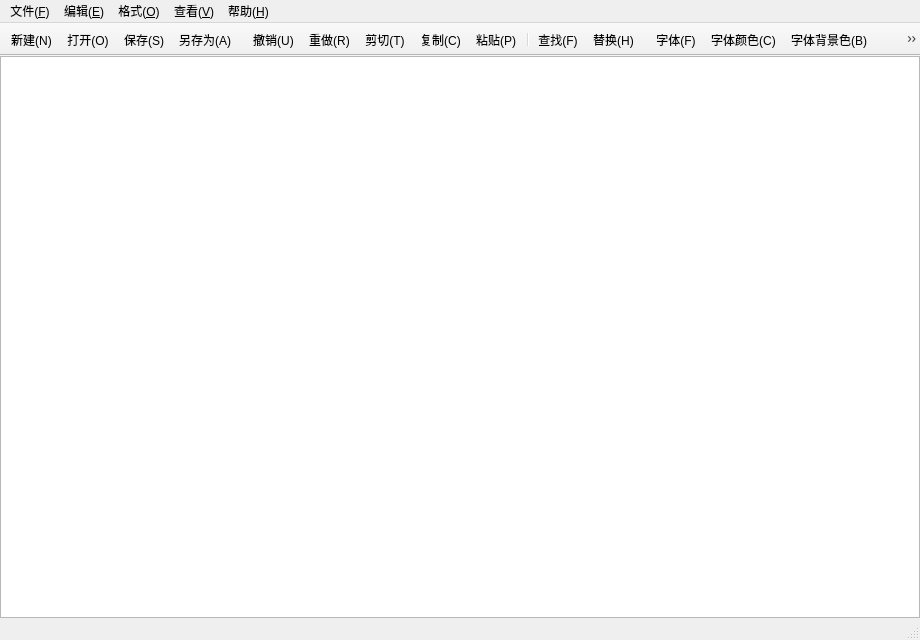
<?xml version="1.0" encoding="UTF-8"?>
<ui version="4.0">
 <class>MainWindow</class>
 <widget class="QMainWindow" name="MainWindow">
  <property name="geometry">
   <rect>
    <x>0</x>
    <y>0</y>
    <width>920</width>
    <height>640</height>
   </rect>
  </property>
  <property name="windowTitle">
   <string>小牛文本编辑器</string>
  </property>
  <widget class="QWidget" name="centralwidget">
   <layout class="QVBoxLayout" name="verticalLayout">
    <property name="spacing">
     <number>0</number>
    </property>
    <property name="leftMargin">
     <number>0</number>
    </property>
    <property name="topMargin">
     <number>0</number>
    </property>
    <property name="rightMargin">
     <number>0</number>
    </property>
    <property name="bottomMargin">
     <number>0</number>
    </property>
    <item>
     <widget class="CodeEditor" name="textEdit"/>
    </item>
   </layout>
  </widget>
  <widget class="QMenuBar" name="menubar">
   <property name="geometry">
    <rect>
     <x>0</x>
     <y>0</y>
     <width>920</width>
     <height>22</height>
    </rect>
   </property>
   <widget class="QMenu" name="menuFile">
    <property name="title">
     <string>文件(&amp;F)</string>
    </property>
    <addaction name="actionNew"/>
    <addaction name="actionOpen"/>
    <addaction name="actionSave"/>
    <addaction name="actionSaveAs"/>
    <addaction name="separator"/>
    <addaction name="actionAutoSave"/>
    <addaction name="separator"/>
    <addaction name="actionExit"/>
   </widget>
   <widget class="QMenu" name="menuEdit">
    <property name="title">
     <string>编辑(&amp;E)</string>
    </property>
    <addaction name="actionUndo"/>
    <addaction name="actionRedo"/>
    <addaction name="separator"/>
    <addaction name="actionCut"/>
    <addaction name="actionCopy"/>
    <addaction name="actionPaste"/>
    <addaction name="actionSelectAll"/>
    <addaction name="separator"/>
    <addaction name="actionFind"/>
    <addaction name="actionReplace"/>
   </widget>
   <widget class="QMenu" name="menuFormat">
    <property name="title">
     <string>格式(&amp;O)</string>
    </property>
    <addaction name="actionFont"/>
    <addaction name="actionTextColor"/>
    <addaction name="actionTextBackgroundColor"/>
    <addaction name="actionEditorBackgroundColor"/>
    <addaction name="separator"/>
    <addaction name="actionToggleWrap"/>
    <addaction name="actionToggleLineNumbers"/>
   </widget>
   <widget class="QMenu" name="menuView">
    <property name="title">
     <string>查看(&amp;V)</string>
    </property>
    <addaction name="actionToggleToolBar"/>
    <addaction name="actionToggleStatusBar"/>
   </widget>
   <widget class="QMenu" name="menuHelp">
    <property name="title">
     <string>帮助(&amp;H)</string>
    </property>
    <addaction name="actionAbout"/>
    <addaction name="actionAboutQt"/>
   </widget>
   <addaction name="menuFile"/>
   <addaction name="menuEdit"/>
   <addaction name="menuFormat"/>
   <addaction name="menuView"/>
   <addaction name="menuHelp"/>
  </widget>
  <widget class="QStatusBar" name="statusbar"/>
  <widget class="QToolBar" name="toolBarFile">
   <property name="windowTitle">
    <string>文件工具栏</string>
   </property>
   <property name="iconSize">
    <size>
     <width>22</width>
     <height>22</height>
    </size>
   </property>
   <property name="movable">
    <bool>false</bool>
   </property>
   <property name="toolButtonStyle">
    <enum>Qt::ToolButtonIconOnly</enum>
   </property>
   <attribute name="toolBarArea">
    <enum>TopToolBarArea</enum>
   </attribute>
   <attribute name="toolBarBreak">
    <bool>false</bool>
   </attribute>
   <addaction name="actionNew"/>
   <addaction name="actionOpen"/>
   <addaction name="actionSave"/>
   <addaction name="actionSaveAs"/>
  </widget>
  <widget class="QToolBar" name="toolBarEdit">
   <property name="windowTitle">
    <string>编辑工具栏</string>
   </property>
   <property name="iconSize">
    <size>
     <width>22</width>
     <height>22</height>
    </size>
   </property>
   <property name="movable">
    <bool>false</bool>
   </property>
   <property name="toolButtonStyle">
    <enum>Qt::ToolButtonIconOnly</enum>
   </property>
   <attribute name="toolBarArea">
    <enum>TopToolBarArea</enum>
   </attribute>
   <attribute name="toolBarBreak">
    <bool>false</bool>
   </attribute>
   <addaction name="actionUndo"/>
   <addaction name="actionRedo"/>
   <addaction name="actionCut"/>
   <addaction name="actionCopy"/>
   <addaction name="actionPaste"/>
   <addaction name="separator"/>
   <addaction name="actionFind"/>
   <addaction name="actionReplace"/>
  </widget>
  <widget class="QToolBar" name="toolBarFormat">
   <property name="windowTitle">
    <string>格式工具栏</string>
   </property>
   <property name="iconSize">
    <size>
     <width>22</width>
     <height>22</height>
    </size>
   </property>
   <property name="movable">
    <bool>false</bool>
   </property>
   <property name="toolButtonStyle">
    <enum>Qt::ToolButtonIconOnly</enum>
   </property>
   <attribute name="toolBarArea">
    <enum>TopToolBarArea</enum>
   </attribute>
   <attribute name="toolBarBreak">
    <bool>false</bool>
   </attribute>
   <addaction name="actionFont"/>
   <addaction name="actionTextColor"/>
   <addaction name="actionTextBackgroundColor"/>
   <addaction name="actionEditorBackgroundColor"/>
   <addaction name="separator"/>
   <addaction name="actionToggleLineNumbers"/>
   <addaction name="actionToggleWrap"/>
  </widget>
  <action name="actionNew">
   <property name="icon">
    <iconset resource="resources.qrc">
     <normaloff>:/icons/new.png</normaloff>:/icons/new.png</iconset>
   </property>
   <property name="text">
    <string>新建(&amp;N)</string>
   </property>
   <property name="shortcut">
    <string>Ctrl+N</string>
   </property>
   <property name="statusTip">
    <string>新建一个空白文档（Ctrl+N）</string>
   </property>
  </action>
  <action name="actionOpen">
   <property name="icon">
    <iconset resource="resources.qrc">
     <normaloff>:/icons/open.png</normaloff>:/icons/open.png</iconset>
   </property>
   <property name="text">
    <string>打开(&amp;O)...</string>
   </property>
   <property name="shortcut">
    <string>Ctrl+O</string>
   </property>
   <property name="statusTip">
    <string>打开一个文本文件（Ctrl+O）</string>
   </property>
  </action>
  <action name="actionSave">
   <property name="icon">
    <iconset resource="resources.qrc">
     <normaloff>:/icons/save.png</normaloff>:/icons/save.png</iconset>
   </property>
   <property name="text">
    <string>保存(&amp;S)</string>
   </property>
   <property name="shortcut">
    <string>Ctrl+S</string>
   </property>
   <property name="statusTip">
    <string>保存当前文档（Ctrl+S）</string>
   </property>
  </action>
  <action name="actionSaveAs">
   <property name="icon">
    <iconset resource="resources.qrc">
     <normaloff>:/icons/saveas.png</normaloff>:/icons/saveas.png</iconset>
   </property>
   <property name="text">
    <string>另存为(&amp;A)...</string>
   </property>
   <property name="shortcut">
    <string>Ctrl+Shift+S</string>
   </property>
   <property name="statusTip">
    <string>把当前文档另存为新的文件（Ctrl+Shift+S）</string>
   </property>
  </action>
  <action name="actionAutoSave">
   <property name="checkable">
    <bool>true</bool>
   </property>
   <property name="text">
    <string>自动保存(&amp;T)</string>
   </property>
   <property name="statusTip">
    <string>每 60 秒自动保存一次当前文档</string>
   </property>
  </action>
  <action name="actionExit">
   <property name="text">
    <string>退出(&amp;X)</string>
   </property>
   <property name="shortcut">
    <string>Ctrl+Q</string>
   </property>
   <property name="statusTip">
    <string>退出程序（Ctrl+Q）</string>
   </property>
  </action>
  <action name="actionUndo">
   <property name="icon">
    <iconset resource="resources.qrc">
     <normaloff>:/icons/undo.png</normaloff>:/icons/undo.png</iconset>
   </property>
   <property name="text">
    <string>撤销(&amp;U)</string>
   </property>
   <property name="shortcut">
    <string>Ctrl+Z</string>
   </property>
   <property name="statusTip">
    <string>撤销上一步编辑（Ctrl+Z）</string>
   </property>
  </action>
  <action name="actionRedo">
   <property name="icon">
    <iconset resource="resources.qrc">
     <normaloff>:/icons/redo.png</normaloff>:/icons/redo.png</iconset>
   </property>
   <property name="text">
    <string>重做(&amp;R)</string>
   </property>
   <property name="shortcut">
    <string>Ctrl+Y</string>
   </property>
   <property name="statusTip">
    <string>重做被撤销的编辑（Ctrl+Y）</string>
   </property>
  </action>
  <action name="actionCut">
   <property name="icon">
    <iconset resource="resources.qrc">
     <normaloff>:/icons/cut.png</normaloff>:/icons/cut.png</iconset>
   </property>
   <property name="text">
    <string>剪切(&amp;T)</string>
   </property>
   <property name="shortcut">
    <string>Ctrl+X</string>
   </property>
   <property name="statusTip">
    <string>剪切所选内容（Ctrl+X）</string>
   </property>
  </action>
  <action name="actionCopy">
   <property name="icon">
    <iconset resource="resources.qrc">
     <normaloff>:/icons/copy.png</normaloff>:/icons/copy.png</iconset>
   </property>
   <property name="text">
    <string>复制(&amp;C)</string>
   </property>
   <property name="shortcut">
    <string>Ctrl+C</string>
   </property>
   <property name="statusTip">
    <string>复制所选内容（Ctrl+C）</string>
   </property>
  </action>
  <action name="actionPaste">
   <property name="icon">
    <iconset resource="resources.qrc">
     <normaloff>:/icons/paste.png</normaloff>:/icons/paste.png</iconset>
   </property>
   <property name="text">
    <string>粘贴(&amp;P)</string>
   </property>
   <property name="shortcut">
    <string>Ctrl+V</string>
   </property>
   <property name="statusTip">
    <string>粘贴剪贴板中的内容（Ctrl+V）</string>
   </property>
  </action>
  <action name="actionSelectAll">
   <property name="text">
    <string>全选(&amp;A)</string>
   </property>
   <property name="shortcut">
    <string>Ctrl+A</string>
   </property>
   <property name="statusTip">
    <string>选中全部内容（Ctrl+A）</string>
   </property>
  </action>
  <action name="actionFind">
   <property name="icon">
    <iconset resource="resources.qrc">
     <normaloff>:/icons/find.png</normaloff>:/icons/find.png</iconset>
   </property>
   <property name="text">
    <string>查找(&amp;F)...</string>
   </property>
   <property name="shortcut">
    <string>Ctrl+F</string>
   </property>
   <property name="statusTip">
    <string>查找文本（Ctrl+F）</string>
   </property>
  </action>
  <action name="actionReplace">
   <property name="icon">
    <iconset resource="resources.qrc">
     <normaloff>:/icons/replace.png</normaloff>:/icons/replace.png</iconset>
   </property>
   <property name="text">
    <string>替换(&amp;H)...</string>
   </property>
   <property name="shortcut">
    <string>Ctrl+H</string>
   </property>
   <property name="statusTip">
    <string>查找并替换文本（Ctrl+H）</string>
   </property>
  </action>
  <action name="actionFont">
   <property name="icon">
    <iconset resource="resources.qrc">
     <normaloff>:/icons/font.png</normaloff>:/icons/font.png</iconset>
   </property>
   <property name="text">
    <string>字体(&amp;F)...</string>
   </property>
   <property name="statusTip">
    <string>设置编辑器字体</string>
   </property>
  </action>
  <action name="actionTextColor">
   <property name="icon">
    <iconset resource="resources.qrc">
     <normaloff>:/icons/textcolor.png</normaloff>:/icons/textcolor.png</iconset>
   </property>
   <property name="text">
    <string>字体颜色(&amp;C)...</string>
   </property>
   <property name="statusTip">
    <string>设置文字颜色（有选区时作用于选区）</string>
   </property>
  </action>
  <action name="actionTextBackgroundColor">
   <property name="icon">
    <iconset resource="resources.qrc">
     <normaloff>:/icons/textbackground.png</normaloff>:/icons/textbackground.png</iconset>
   </property>
   <property name="text">
    <string>字体背景色(&amp;B)...</string>
   </property>
   <property name="statusTip">
    <string>设置文字的背景色（有选区时作用于选区）</string>
   </property>
  </action>
  <action name="actionEditorBackgroundColor">
   <property name="icon">
    <iconset resource="resources.qrc">
     <normaloff>:/icons/editorbackground.png</normaloff>:/icons/editorbackground.png</iconset>
   </property>
   <property name="text">
    <string>编辑器背景色(&amp;E)...</string>
   </property>
   <property name="statusTip">
    <string>修改编辑器底色</string>
   </property>
  </action>
  <action name="actionToggleWrap">
   <property name="checkable">
    <bool>true</bool>
   </property>
   <property name="checked">
    <bool>true</bool>
   </property>
   <property name="icon">
    <iconset resource="resources.qrc">
     <normaloff>:/icons/wrap.png</normaloff>:/icons/wrap.png</iconset>
   </property>
   <property name="text">
    <string>自动换行(&amp;W)</string>
   </property>
   <property name="shortcut">
    <string>Ctrl+Shift+W</string>
   </property>
   <property name="statusTip">
    <string>打开 / 关闭自动换行（Ctrl+Shift+W）</string>
   </property>
  </action>
  <action name="actionToggleLineNumbers">
   <property name="checkable">
    <bool>true</bool>
   </property>
   <property name="checked">
    <bool>true</bool>
   </property>
   <property name="icon">
    <iconset resource="resources.qrc">
     <normaloff>:/icons/linenumbers.png</normaloff>:/icons/linenumbers.png</iconset>
   </property>
   <property name="text">
    <string>显示行号(&amp;L)</string>
   </property>
   <property name="shortcut">
    <string>Ctrl+L</string>
   </property>
   <property name="statusTip">
    <string>显示 / 隐藏行号（Ctrl+L）</string>
   </property>
  </action>
  <action name="actionToggleToolBar">
   <property name="checkable">
    <bool>true</bool>
   </property>
   <property name="checked">
    <bool>true</bool>
   </property>
   <property name="text">
    <string>工具栏(&amp;T)</string>
   </property>
   <property name="statusTip">
    <string>显示 / 隐藏工具栏</string>
   </property>
  </action>
  <action name="actionToggleStatusBar">
   <property name="checkable">
    <bool>true</bool>
   </property>
   <property name="checked">
    <bool>true</bool>
   </property>
   <property name="text">
    <string>状态栏(&amp;S)</string>
   </property>
   <property name="statusTip">
    <string>显示 / 隐藏状态栏</string>
   </property>
  </action>
  <action name="actionAbout">
   <property name="text">
    <string>关于(&amp;A)...</string>
   </property>
   <property name="statusTip">
    <string>显示程序信息</string>
   </property>
  </action>
  <action name="actionAboutQt">
   <property name="text">
    <string>关于 Qt(&amp;Q)...</string>
   </property>
   <property name="statusTip">
    <string>显示当前使用的 Qt 版本</string>
   </property>
  </action>
 </widget>
 <customwidgets>
  <customwidget>
   <class>CodeEditor</class>
   <extends>QPlainTextEdit</extends>
   <header>codeeditor.h</header>
   <container>0</container>
  </customwidget>
 </customwidgets>
 <resources>
  <include location="resources.qrc"/>
 </resources>
 <connections/>
</ui>
